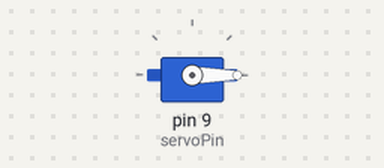
Bench run of a sketch on a simulated Arduino Uno, built with avr-gcc and run on an emulated ATmega328P. Shown: servo. Wiring (inferred from the names in the program): servo: signal pin 9. Servo pulses on a pin are drawn as a servo (544–2400 µs = 0–180°).

Above: at 0.05 s.
At 1.75 s:
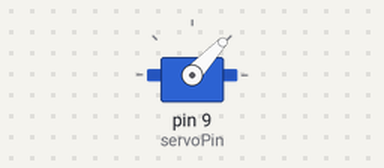
At 3.45 s:
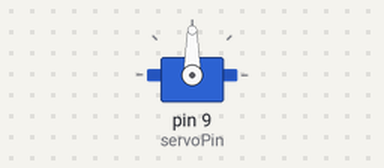
At 6.85 s:
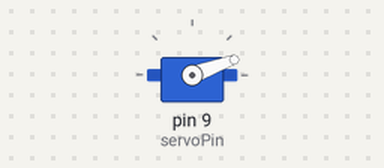
Timing chart, 0 to 11.1 s (numbered marks = the images above):
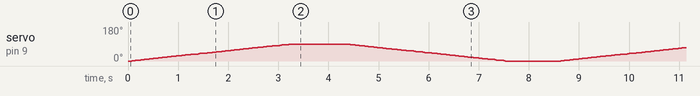

The sketch:

RotateServoWithnoLibrary.ino
```cpp
const int servoPin = 9; // Servo signal pin

void setup() {
  pinMode(servoPin, OUTPUT);
}

void loop() {
  rotateFrom0To90(); // Rotate servo from 0 to 90 degrees
  delay(1000); // Wait for 1 second
  rotateFrom90To0(); // Rotate servo from 90 to 0 degrees
  delay(1000); // Wait for 1 second
}

void rotateToAngle(int angle) {
  int pulseWidth = map(angle, 0, 180, 544, 2400); // Map angle to pulse width range
  digitalWrite(servoPin, HIGH); // Start the pulse
  delayMicroseconds(pulseWidth); // Wait for the appropriate length of time
  digitalWrite(servoPin, LOW); // End the pulse
  delay(20); // A small delay to make sure the servo recognizes the end of the command
}

void rotateFrom0To90() {
  for (int angle = 0; angle <= 90; angle++) {
    rotateToAngle(angle);
    delay(15); // Adjust the speed of rotation
  }
}

void rotateFrom90To0() {
  for (int angle = 90; angle >= 0; angle--) {
    rotateToAngle(angle);
    delay(15); // Adjust the speed of rotation
  }
}
```
